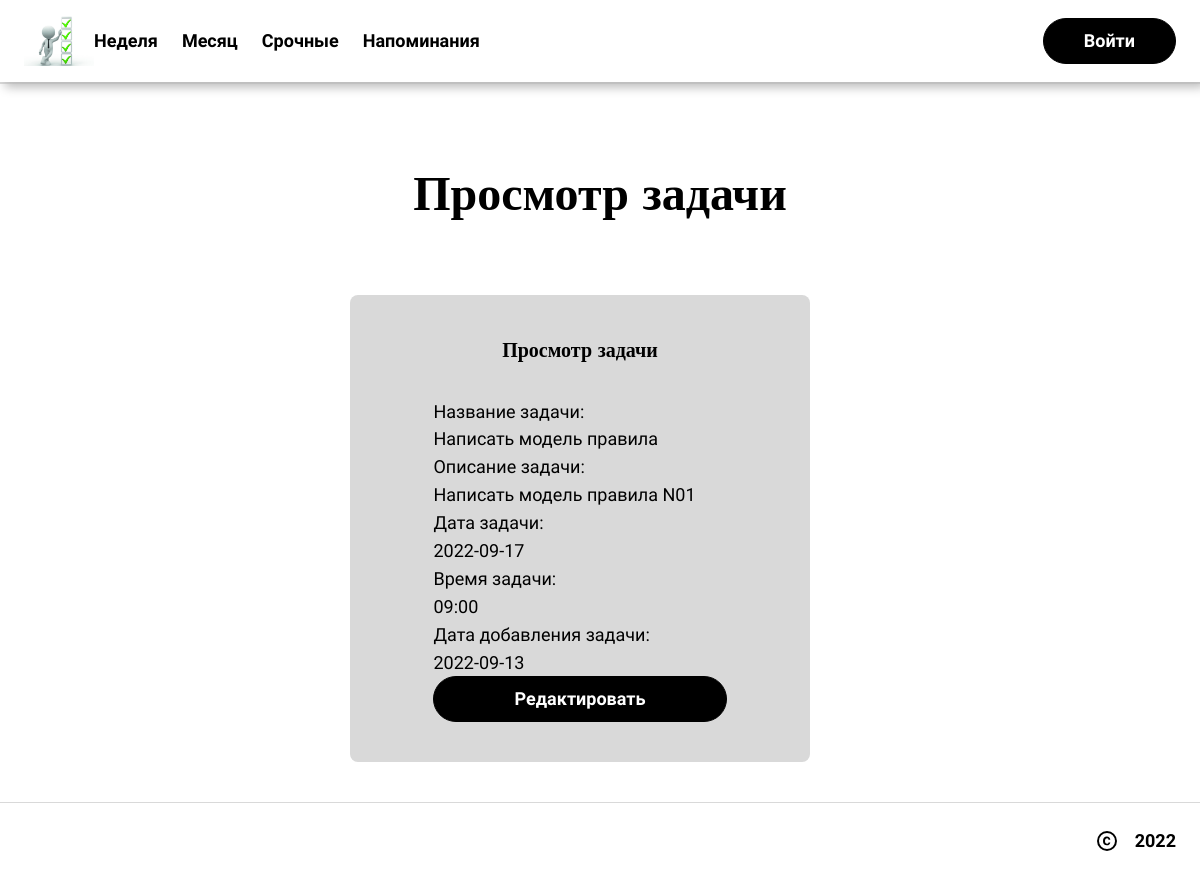
Screenshot of /1/view with the database file from the repository.
### djangoApp/models.py (models this page shows, shortened)
class Tasks(models.Model):
    id = models.IntegerField(primary_key=True, null=False)
    user_id = models.ForeignKey(Profile, on_delete=models.CASCADE, null=True)
    task_name = models.CharField(max_length=250)
    task_comment = models.CharField(max_length=4000)
    date_add = models.CharField(max_length=250)
    date_end = models.CharField(max_length=250)
    date_task = models.CharField(max_length=250)
    time_task = models.CharField(max_length=250)

### djangoApp/views.py (the view)
# urls.py: path('<int:pk>/view', views.TaskDetailView.as_view(), name='view-task'),
class TaskDetailView(DetailView):
    model = Tasks
    template_name = 'task-view.html'
    context_object_name = 'task'

### djangoApp/templates/task-view.html (shortened to what this page needs)
<!DOCTYPE html>
{% load static %}
<html lang="en">
  <head>
      <link rel="stylesheet" href="{% static "style.css" %}" />
  </head>
  <body>
    <div>
      <link href="{% static "home.css" %}" rel="stylesheet" />
      <div class="home-container">
        <div data-role="Header" class="home-navbar-container">
          <div class="home-navbar">
            <div class="home-left-side">
              <img src="{% static 'icon.jpg' %}" width="70" height="50" alt="lorem">
              <div class="home-links-container">
                <a href="/" class="home-link anchor">Неделя</a>
                <a href="#inspiration" class="home-link1 anchor">Месяц</a>
                <span class="home-link2 anchor">Срочные</span>
                <span class="home-link3 anchor">Напоминания</span>
              </div>
            </div>
            <div class="home-right-side">
              <button class="home-cta-btn anchor button">Войти</button>
            </div>
          </div>
        </div>
        <div class="home-section-separator1"></div>
        <div class="home-get-in-touch">
          <h2 class="home-text7 section-Heading">Просмотр задачи</h2>
          <div class="home-content-container">
            <div class="home-form-container">
              <span class="home-heading6 bigCard-Heading">
                Просмотр задачи
              </span>
              <form method="post">
                Название задачи: <br>{{task.task_name}}<br>
                Описание задачи: <br>{{task.task_comment}}<br>
                Дата задачи: <br>{{task.date_task}}<br>
                Время задачи: <br>{{task.time_task}}<br>
                Дата добавления задачи: <br>{{task.date_add}}<br>
              <button class="home-cta-btn1 anchor button">Редактировать</button>
              </form>
            </div>
          </div>
        </div>
        <div class="home-footer-container">
          <div class="home-footer">
            <div class="home-copyright-container">
              <span class="anchor">2022</span>
            </div>
          </div>
        </div>
      </div>
    </div>
  </body>
</html>

### djangoApp/static/style.css (style rules this page uses)
:root { --dl-color-gray-500: #595959; --dl-color-gray-700: #999999; --dl-color-gray-900: #D9D9D9; --dl-color-danger-300: #A22020; --dl-color-danger-500: #BF2626; --dl-color-danger-700: #E14747; --dl-color-gray-black: #000000; --dl-color-gray-white: #FFFFFF; --dl-space-space-unit: 8px; --dl-color-primary-100: #003EB3; --dl-color-primary-300: #0074F0; --dl-color-primary-500: #14A9FF; --dl-color-primary-700: #85DCFF; --dl-color-success-300: #199033; --dl-color-success-500: #32A94C; --dl-color-success-700: #4CC366; --dl-radius-radius-round: 50%; --dl-size-size-maxcontent: 1414px; --dl-space-space-halfunit: 4px; --dl-space-space-tenunits: 80px; --dl-radius-radius-radius2: 2px; --dl-radius-radius-radius4: 4px; --dl-radius-radius-radius8: 8px; --dl-space-space-fiveunits: 40px; --dl-space-space-fourunits: 32px; --dl-radius-radius-radius24: 24px; --dl-space-space-doubleunit: 16px; --dl-space-space-tripleunit: 24px; }
.button { color: var(--dl-color-gray-black); display: inline-block; padding: 0.5rem 1rem; font-family: Raleway; border-color: var(--dl-color-gray-black); border-width: 1px; border-radius: 4px; background-color: var(--dl-color-gray-white); }
.bigCard-Heading { font-size: 36px; font-style: normal; font-family: Montserrat; font-weight: 700; line-height: 1.55; text-transform: none; text-decoration: none; }
.anchor { font-size: 18px; font-style: normal; font-family: Raleway; font-weight: 700; line-height: 1.55; text-transform: capitalize; text-decoration: none; }
.section-Heading { font-size: 48px; font-family: Montserrat; font-weight: 700; line-height: 1.22; text-transform: none; text-decoration: none; }

### djangoApp/templates/task-view.html (style rules this page uses)
html { line-height: 1.15; }
body { margin: 0; }
* { box-sizing: border-box; border-width: 0; border-style: solid; }
p,li,ul,pre,div,h1,h2,h3,h4,h5,h6 { margin: 0; padding: 0; }
button,input,optgroup,select,textarea { font-family: inherit; font-size: 100%; line-height: 1.15; margin: 0; }
button,select { text-transform: none; }
button,[type="button"],[type="reset"],[type="submit"] { -webkit-appearance: button; }
a { color: inherit; text-decoration: inherit; }
img { display: block; }
html { scroll-behavior: smooth }
html { font-family: Raleway; font-size: 18px; }
body { font-weight: 400; font-style:normal; text-decoration: none; text-transform: none; letter-spacing: normal; line-height: 1.55; color: var(--dl-color-gray-black); background-color: var(--dl-color-gray-white); }
html { scroll-behavior: smooth; }

### rows the page displays
Tasks: task_name "Написать модель правила", task_comment "Написать модель правила N01", date_task "2022-09-17", time_task "09:00", date_add "2022-09-13"
